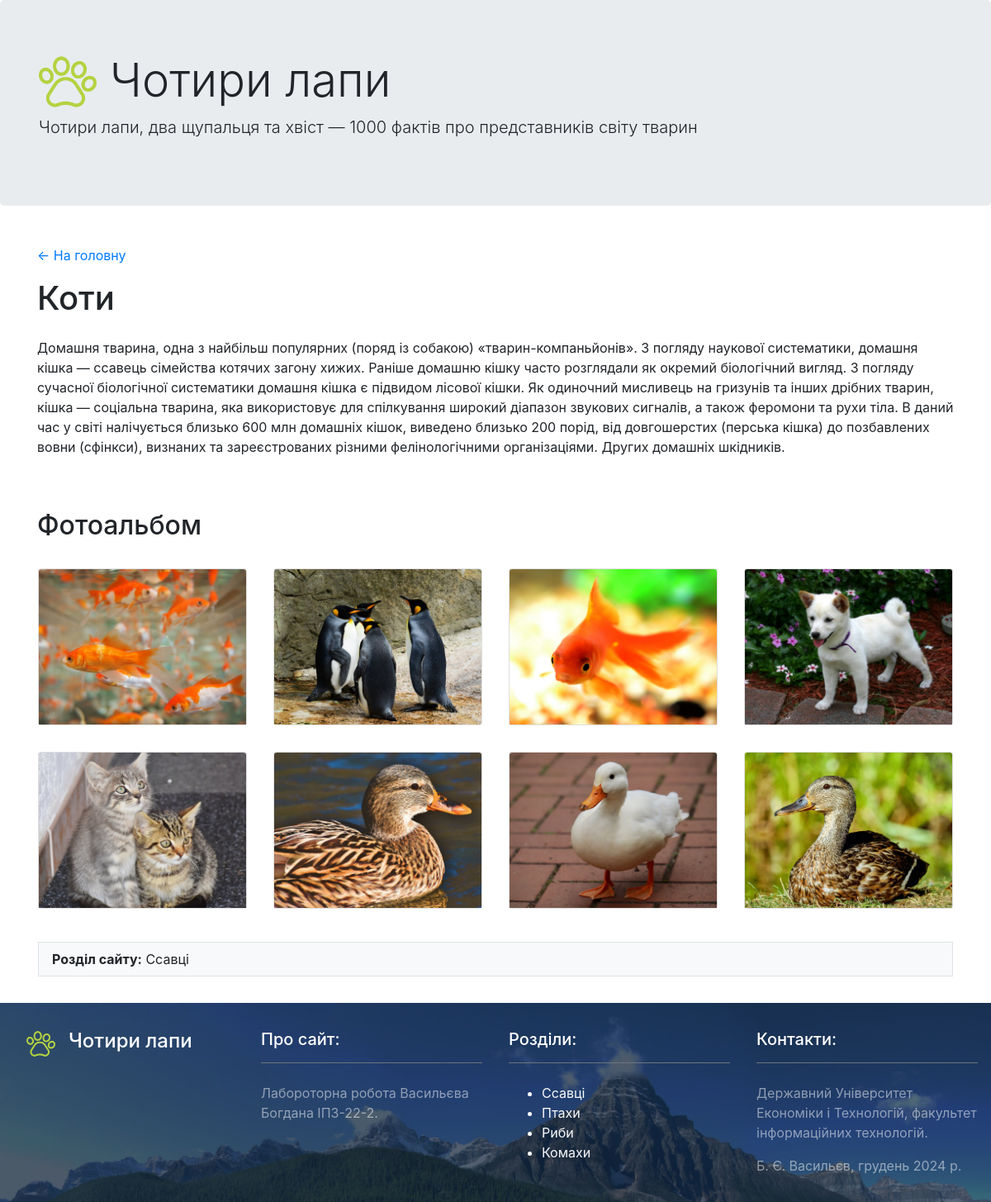
Screenshot of /?page=2 with the database file from the repository.
### tables this page shows
CREATE TABLE IF NOT EXISTS `pages` (
  `id` bigint(20) NOT NULL AUTO_INCREMENT,
  `title` text NOT NULL,
  `description` text,
  `content` text NOT NULL,
  `category` bigint(20) NOT NULL,
  `image` varchar(200) DEFAULT NULL,
  PRIMARY KEY (`id`)
);

CREATE TABLE IF NOT EXISTS `photos` (
  `id` bigint(20) NOT NULL AUTO_INCREMENT,
  `file` varchar(200) NOT NULL,
  `page` bigint(20) NOT NULL,
  PRIMARY KEY (`id`)
);

CREATE TABLE IF NOT EXISTS `categories` (
  `id` bigint(20) NOT NULL AUTO_INCREMENT,
  `name` varchar(200) NOT NULL,
  `description` text,
  `ordered` int(11) DEFAULT NULL,
  PRIMARY KEY (`id`),
  KEY `id` (`id`)
);

### content.php (the view)
<div class="container mt-5 mb-3">
    <p><a href=".">← На головну </a></p>
    <?php
    $result = $mysqli->query("
            SELECT pages.*, categories.name AS category_name
            FROM pages
            LEFT JOIN categories ON pages.category = categories.id
            WHERE pages.id = $page_id
        ");
    $row = $result->fetch_assoc();
    if ($row):
        ?>
        <div class="row">
            <div class="col mb-5">
                <h1 class="mb-4"><?php echo $row['title']; ?></h1>
                <p><?php echo preg_replace("/\n\n|\r\n\r\n/", "<p>", $row['content']); ?>
            </div>
        </div>
        <div class="row">
            <div class="col">
                <h2 class="mb-3">Фотоальбом</h2>
                <div class="card-deck">
                    <?php
                    $photoResult = $mysqli->query("SELECT * FROM photos ORDER BY rand() LIMIT 8");
                    while ($photo = $photoResult->fetch_assoc()) :
                        ?>
                        <div class="col-12 col-sm-6 col-lg-4 col-xl-3 p-3">
                            <div class="card m-0">
                                <img src="images/<?php echo $photo['file']; ?>" class="card-img-top" alt="">
                            </div>
                        </div>
                    <?php
                    endwhile;
                    ?>
                </div>
            </div>
        </div>
        <div class="row">
            <div class="col bg-light border p-2 pl-3 m-3 mt-4">
                <strong>Розділ сайту:</strong>
                <?php echo htmlspecialchars($row['category_name']);?>
            </div>
        </div>
    <?php
    else:
        include "404.php";
    endif;
    ?>
</div>

### rows the page displays
pages: title "Коти", content "Домашня тварина, одна з найбільш популярних (поряд із собакою) «тварин-компаньйонів». З погляду наукової систематики, домашня кішка — ссавець сімейства котячих загону хижих. Раніше домашню кішку часто розглядали як окремий біологічний вигляд. З погляду сучасної біологічної систематики домашня кішка є підвидом лісової кішки. Як одиночний мисливець на гризунів та інших дрібних тварин, кішка — соціальна тварина, яка використовує для спілкування широкий діапазон звукових сигналів, а також феромони та рухи тіла. В даний час у світі налічується близько 600 млн домашніх кішок, виведено близько 200 порід, від довгошерстих (перська кішка) до позбавлених вовни (сфінкси), визнаних та зареєстрованих…", categories.name "Ссавці"
photos: file (picture)
photos: file (picture)
photos: file (picture)
photos: file (picture)
photos: file (picture)
photos: file (picture)
photos: file (picture)
photos: file (picture)
